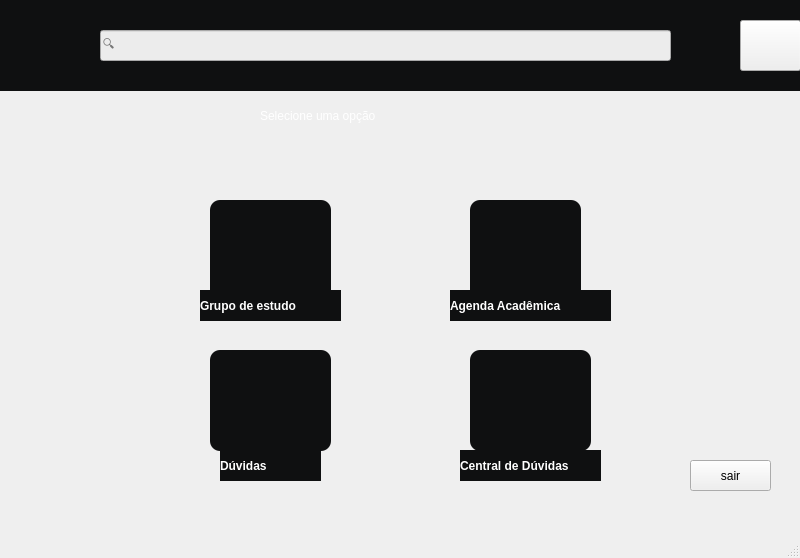
<?xml version="1.0" encoding="UTF-8"?>
<ui version="4.0">
 <class>MainWindow</class>
 <widget class="QMainWindow" name="MainWindow">
  <property name="geometry">
   <rect>
    <x>0</x>
    <y>0</y>
    <width>800</width>
    <height>558</height>
   </rect>
  </property>
  <property name="windowTitle">
   <string>MainWindow</string>
  </property>
  <property name="styleSheet">
   <string notr="true"/>
  </property>
  <widget class="QWidget" name="centralwidget">
   <widget class="QLabel" name="atendentelabel">
    <property name="geometry">
     <rect>
      <x>270</x>
      <y>150</y>
      <width>291</width>
      <height>31</height>
     </rect>
    </property>
    <property name="styleSheet">
     <string notr="true">font: 700 20pt &quot;Noto Serif CJK KR&quot;;
color: #FFFFFF;</string>
    </property>
    <property name="text">
     <string/>
    </property>
   </widget>
   <widget class="QLabel" name="label">
    <property name="geometry">
     <rect>
      <x>260</x>
      <y>90</y>
      <width>361</width>
      <height>51</height>
     </rect>
    </property>
    <property name="styleSheet">
     <string notr="true">font: 700 20pt &quot;Noto Serif CJK KR&quot;;
color: #FFFFFF;</string>
    </property>
    <property name="text">
     <string>Selecione uma opção</string>
    </property>
   </widget>
   <widget class="QLabel" name="logo">
    <property name="geometry">
     <rect>
      <x>10</x>
      <y>0</y>
      <width>91</width>
      <height>91</height>
     </rect>
    </property>
    <property name="styleSheet">
     <string notr="true">border-radiums: 20px;
</string>
    </property>
    <property name="text">
     <string/>
    </property>
    <property name="pixmap">
     <pixmap resource="icons.qrc">:/images/imagens/Logo_1.png</pixmap>
    </property>
    <property name="scaledContents">
     <bool>true</bool>
    </property>
   </widget>
   <widget class="QPushButton" name="duvidasButton">
    <property name="geometry">
     <rect>
      <x>210</x>
      <y>350</y>
      <width>121</width>
      <height>101</height>
     </rect>
    </property>
    <property name="styleSheet">
     <string notr="true">
/* Centraliza a imagem no botão */
image: url(:/images/imagens/duvidas.png);
    background-position: center; 
    background-repeat: no-repeat;
    background-size: contain;
    background-color: #0f1011;

    width: 150px; 
    height: 40px; 
    border: none; 
    border-radius: 10px; 
    cursor: pointer; 
    
   </string>
    </property>
    <property name="text">
     <string/>
    </property>
   </widget>
   <widget class="QPushButton" name="centralDuvidasButton">
    <property name="geometry">
     <rect>
      <x>470</x>
      <y>350</y>
      <width>121</width>
      <height>101</height>
     </rect>
    </property>
    <property name="toolTip">
     <string/>
    </property>
    <property name="styleSheet">
     <string notr="true">
/* Centraliza a imagem no botão */
image: url(:/images/imagens/forum.png);
    background-position: center; 
    background-repeat: no-repeat;
    background-size: contain;
    background-color: #0f1011;

    width: 150px; 
    height: 40px; 
    border: none; 
    border-radius: 10px; 
    cursor: pointer; 
    
   </string>
    </property>
    <property name="text">
     <string/>
    </property>
   </widget>
   <widget class="QPushButton" name="grupoButton">
    <property name="enabled">
     <bool>true</bool>
    </property>
    <property name="geometry">
     <rect>
      <x>210</x>
      <y>200</y>
      <width>121</width>
      <height>101</height>
     </rect>
    </property>
    <property name="toolTip">
     <string>&lt;html&gt;&lt;head/&gt;&lt;body&gt;&lt;p&gt;grupo&lt;/p&gt;&lt;p&gt;&lt;br/&gt;&lt;/p&gt;&lt;/body&gt;&lt;/html&gt;</string>
    </property>
    <property name="toolTipDuration">
     <number>2</number>
    </property>
    <property name="styleSheet">
     <string notr="true">
/* Centraliza a imagem no botão */
image: url(:/images/imagens/grupos.png);
    background-position: center; 
    background-repeat: no-repeat;
    background-size: contain;
    background-color: #0f1011;

    width: 150px; 
    height: 40px; 
    border: none; 
    border-radius: 10px; 
    cursor: pointer; 
    
   </string>
    </property>
    <property name="text">
     <string/>
    </property>
   </widget>
   <widget class="QPushButton" name="agendaButton">
    <property name="geometry">
     <rect>
      <x>470</x>
      <y>200</y>
      <width>111</width>
      <height>101</height>
     </rect>
    </property>
    <property name="styleSheet">
     <string notr="true">image: url(:/images/imagens/agenda.png);
    background-position: center; 
    background-repeat: no-repeat;
    background-size: contain;
    background-color: #0f1011;

    width: 150px; 
    height: 40px; 
    border: none; 
    border-radius: 10px; 
    cursor: pointer; 
    
   </string>
    </property>
    <property name="text">
     <string/>
    </property>
   </widget>
   <widget class="QPushButton" name="sairButton_antes">
    <property name="geometry">
     <rect>
      <x>690</x>
      <y>460</y>
      <width>81</width>
      <height>31</height>
     </rect>
    </property>
    <property name="styleSheet">
     <string notr="true">border-bottom-color: rgb(0, 0, 0);
font: 10pt &quot;Liberation Serif&quot;;</string>
    </property>
    <property name="text">
     <string>sair</string>
    </property>
   </widget>
   <widget class="QLabel" name="fundoPreto">
    <property name="geometry">
     <rect>
      <x>-30</x>
      <y>-10</y>
      <width>971</width>
      <height>101</height>
     </rect>
    </property>
    <property name="tabletTracking">
     <bool>false</bool>
    </property>
    <property name="styleSheet">
     <string notr="true">background-color: #0f1011;</string>
    </property>
    <property name="text">
     <string/>
    </property>
   </widget>
   <widget class="QLineEdit" name="line_login">
    <property name="geometry">
     <rect>
      <x>100</x>
      <y>30</y>
      <width>571</width>
      <height>31</height>
     </rect>
    </property>
    <property name="styleSheet">
     <string notr="true">background-color: rgb(236, 236, 236);</string>
    </property>
    <property name="placeholderText">
     <string>🔍</string>
    </property>
   </widget>
   <widget class="QLabel" name="grupoLabel">
    <property name="geometry">
     <rect>
      <x>200</x>
      <y>290</y>
      <width>141</width>
      <height>31</height>
     </rect>
    </property>
    <property name="styleSheet">
     <string notr="true">background-color:#0f1011;
border-radius:20px;
font: 600 12pt &quot;Palatino Linotype&quot;;
color: #FFFFFF;
qproperty-alignment: 'AlignCenter';
font-weight: bold;
</string>
    </property>
    <property name="text">
     <string>Grupo de estudo</string>
    </property>
   </widget>
   <widget class="QLabel" name="duvidaLabel">
    <property name="geometry">
     <rect>
      <x>220</x>
      <y>450</y>
      <width>101</width>
      <height>31</height>
     </rect>
    </property>
    <property name="styleSheet">
     <string notr="true">background-color:#0f1011;
border-radius:20px;
font: 600 12pt &quot;Palatino Linotype&quot;;
color: #FFFFFF;
qproperty-alignment: 'AlignCenter';
font-weight: bold;
</string>
    </property>
    <property name="text">
     <string>Dúvidas</string>
    </property>
   </widget>
   <widget class="QLabel" name="centralDLabel">
    <property name="geometry">
     <rect>
      <x>460</x>
      <y>450</y>
      <width>141</width>
      <height>31</height>
     </rect>
    </property>
    <property name="styleSheet">
     <string notr="true">background-color:#0f1011;
border-radius:20px;
font: 600 12pt &quot;Palatino Linotype&quot;;
color: #FFFFFF;
qproperty-alignment: 'AlignCenter';
font-weight: bold;
</string>
    </property>
    <property name="text">
     <string>Central de Dúvidas</string>
    </property>
   </widget>
   <widget class="QLabel" name="home">
    <property name="geometry">
     <rect>
      <x>710</x>
      <y>360</y>
      <width>41</width>
      <height>41</height>
     </rect>
    </property>
    <property name="styleSheet">
     <string notr="true">border-radiums: 50px;
</string>
    </property>
    <property name="text">
     <string/>
    </property>
    <property name="pixmap">
     <pixmap resource="icons.qrc">:/images/imagens/inicio.png</pixmap>
    </property>
    <property name="scaledContents">
     <bool>true</bool>
    </property>
   </widget>
   <widget class="QLabel" name="fundoCinza">
    <property name="geometry">
     <rect>
      <x>-320</x>
      <y>30</y>
      <width>1201</width>
      <height>611</height>
     </rect>
    </property>
    <property name="styleSheet">
     <string notr="true">background-image: url(:/images/imagens/fundo_2.png);</string>
    </property>
    <property name="text">
     <string/>
    </property>
   </widget>
   <widget class="QLabel" name="agendaLabel">
    <property name="geometry">
     <rect>
      <x>450</x>
      <y>290</y>
      <width>161</width>
      <height>31</height>
     </rect>
    </property>
    <property name="styleSheet">
     <string notr="true">background-color:#0f1011;
border-radius:20px;
font: 600 12pt &quot;Palatino Linotype&quot;;
qproperty-alignment: 'AlignCenter';
color: #FFFFFF;
font-weight: bold;
</string>
    </property>
    <property name="text">
     <string>Agenda Acadêmica</string>
    </property>
   </widget>
   <widget class="QLabel" name="perfil">
    <property name="geometry">
     <rect>
      <x>690</x>
      <y>30</y>
      <width>41</width>
      <height>41</height>
     </rect>
    </property>
    <property name="styleSheet">
     <string notr="true">border-radiums: 50px;
</string>
    </property>
    <property name="text">
     <string/>
    </property>
    <property name="pixmap">
     <pixmap resource="icons.qrc">:/images/imagens/perfil.png</pixmap>
    </property>
    <property name="scaledContents">
     <bool>true</bool>
    </property>
   </widget>
   <widget class="QPushButton" name="sairButton">
    <property name="geometry">
     <rect>
      <x>740</x>
      <y>20</y>
      <width>61</width>
      <height>51</height>
     </rect>
    </property>
    <property name="text">
     <string/>
    </property>
    <property name="icon">
     <iconset resource="icons.qrc">
      <normaloff>:/images/imagens/saindo.png</normaloff>:/images/imagens/saindo.png</iconset>
    </property>
    <property name="iconSize">
     <size>
      <width>74</width>
      <height>65</height>
     </size>
    </property>
   </widget>
   <zorder>sairButton_antes</zorder>
   <zorder>home</zorder>
   <zorder>fundoCinza</zorder>
   <zorder>fundoPreto</zorder>
   <zorder>atendentelabel</zorder>
   <zorder>label</zorder>
   <zorder>duvidasButton</zorder>
   <zorder>centralDuvidasButton</zorder>
   <zorder>grupoButton</zorder>
   <zorder>agendaButton</zorder>
   <zorder>line_login</zorder>
   <zorder>grupoLabel</zorder>
   <zorder>duvidaLabel</zorder>
   <zorder>centralDLabel</zorder>
   <zorder>logo</zorder>
   <zorder>agendaLabel</zorder>
   <zorder>perfil</zorder>
   <zorder>sairButton</zorder>
  </widget>
  <widget class="QMenuBar" name="menubar">
   <property name="geometry">
    <rect>
     <x>0</x>
     <y>0</y>
     <width>800</width>
     <height>25</height>
    </rect>
   </property>
  </widget>
  <widget class="QStatusBar" name="statusbar"/>
 </widget>
 <resources>
  <include location="icons.qrc"/>
 </resources>
 <connections/>
</ui>
